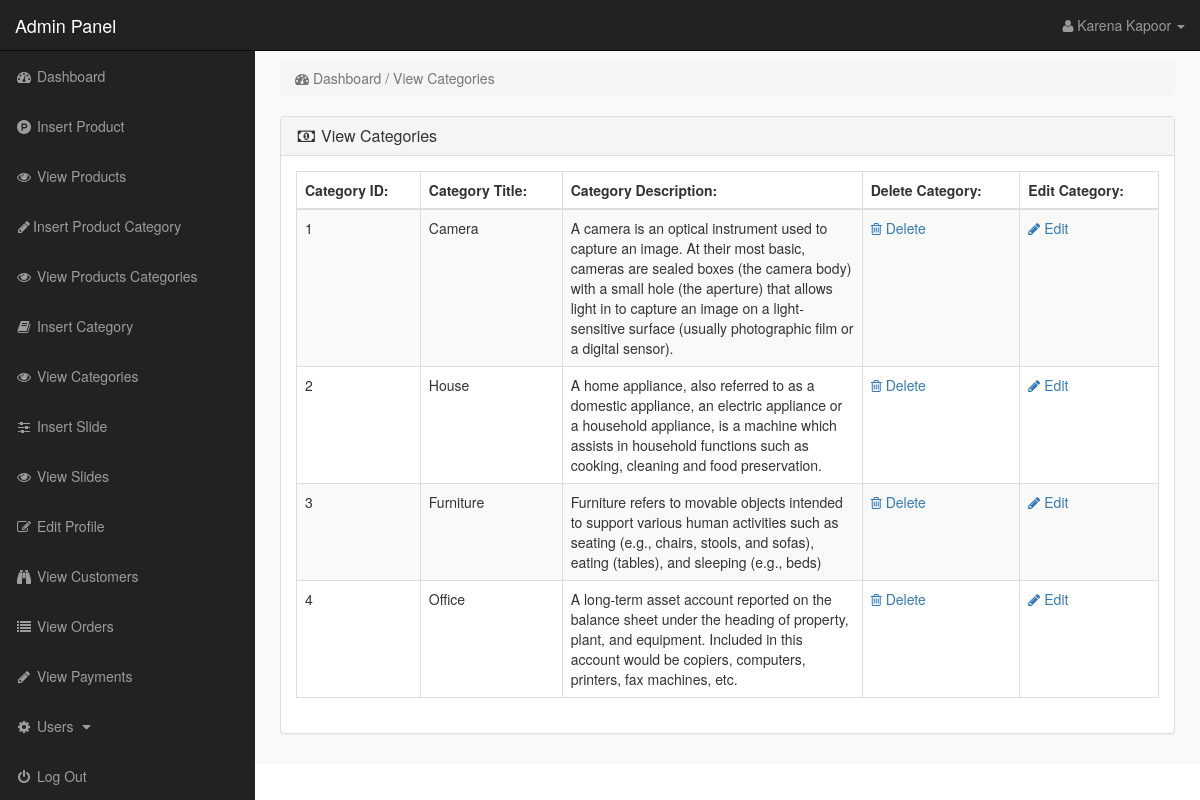
The page /admin_area/index.php?view_cats (signed in) on the database its author committed.
### tables this page shows
CREATE TABLE `categories` (
  `cat_id` int(11) NOT NULL,
  `cat_title` text NOT NULL,
  `cat_desc` text NOT NULL
);

### admin_area/view_cats.php (the view)
<?php
include("includes/db.php");
?>
<div class="row" >
<div class="col-lg-12" >
<ol class="breadcrumb" >
<li class="active" >
<i class="fa fa-dashboard" ></i> Dashboard / View Categories
</li>
</ol>
</div>
</div>
<div class="row" >
<div class="col-lg-12" >
<div class="panel panel-default" >
<div class="panel-heading" >
<h3 class="panel-title" >
<i class="fa fa-money fa-fw"></i> View Categories
</h3>
</div>
<div class="panel-body" >
<div class="table-responsive" >
<table class="table table-bordered table-hover table-striped" >
<thead>
<tr>
<th>Category ID:</th>
<th>Category Title:</th>
<th>Category Description:</th>
<th>Delete Category:</th>
<th>Edit Category:</th>
</tr>
</thead>
<tbody>
<?php
$i=0;
$get_cats = "select * from categories";
$run_cats = mysqli_query($con,$get_cats);
while($row_cats = mysqli_fetch_array($run_cats)){
$cat_id = $row_cats['cat_id'];
$cat_title = $row_cats['cat_title'];
$cat_desc = $row_cats['cat_desc'];
$i++;
?>
<tr>
<td><?php echo $i; ?></td>
<td><?php echo $cat_title; ?></td>
<td width="300" ><?php echo $cat_desc; ?></td>
<td>
<a href="index.php?delete_cat=<?php echo $cat_id; ?>" >
<i class="fa fa-trash-o" ></i> Delete
</a>
</td>
<td>
<a href="index.php?edit_cat=<?php echo $cat_id; ?>" >
<i class="fa fa-pencil" ></i> Edit
</a>
</td>
</tr>
<?php } ?>
</tbody>
</table>
</div>
</div>
</div>
</div>
</div>

### admin_area/includes/sidebar.php (shortened to what this page needs)
<?php
if(!isset($_SESSION['admin_email'])){
echo "<script>window.open('login.php','_self')</script>";
}
else {
?>
<nav class="navbar navbar-inverse navbar-fixed-top" >
<div class="navbar-header" >
<a class="navbar-brand" href="index.php?dashboard" >Admin Panel</a>
</div>
<ul class="nav navbar-right top-nav" >
<li class="dropdown" >
<a href="#" class="dropdown-toggle" data-toggle="dropdown" >
<i class="fa fa-user" ></i>
<?php echo $admin_name; ?> <b class="caret" ></b>
</a>
</li>
</ul>
<div class="collapse navbar-collapse navbar-ex1-collapse">
<ul class="nav navbar-nav side-nav">
<li>
<a href="index.php?dashboard">
<i class="fa fa-fw fa-dashboard"></i> Dashboard
</a>
</li>
<li>
<a href="index.php?insert_product">
<i class="fa fa-fw fa-product-hunt"></i> Insert Product
</a>
<li>
<a href="index.php?view_products">
<i class="fa fa-fw fa-eye"></i> View Products </a>
</li>
<li>
<a href="index.php?insert_p_cat">
<i class="fa fa-fw fa-pencil"></i>Insert Product Category </a>
</li>
<li>
<a href="index.php?view_p_cats">
<i class="fa fa-fw fa-eye"></i> View Products Categories </a>
</li>
<li>
<a href="index.php?insert_cat">
<i class="fa fa-fw fa-book"></i> Insert Category </a>
</li>
<li>
<a href="index.php?view_cats"><i class="fa fa-fw fa-eye"></i> View Categories </a>
</li>
<li>
<a href="index.php?insert_slide">
<i class="fa fa-fw fa-sliders"></i> Insert Slide </a>
</li>
<li>
<a href="index.php?view_slides">
<i class="fa fa-fw fa-eye"></i>  View Slides </a>
</li>
<li>
<a href="index.php?user_profile=<?php echo $admin_id; ?>">
<i class="fa fa-fw fa-edit"></i>  Edit Profile </a>
</li>
<li>
<a href="index.php?view_customers">
<i class="fa fa-fw fa-binoculars"></i> View Customers
</a>
</li>
<li>
<a href="index.php?view_orders">
<i class="fa fa-fw fa-list"></i> View Orders
</a>
</li>
<li>
<a href="index.php?view_payments">
<i class="fa fa-fw fa-pencil"></i> View Payments
</a>
</li>
<li>
<a href="#" data-toggle="collapse" data-target="#users">
<i class="fa fa-fw fa-gear"></i> Users
<i class="fa fa-fw fa-caret-down"></i>
</a>
</li>
<li>
<a href="logout.php">
<i class="fa fa-fw fa-power-off"></i> Log Out
</a>
</li>
</ul>
</div>
</nav>
<?php } ?>

### admin_area/css/style.css (style rules this page uses)
body { margin-top: 100px; }
@media (min-width: 768px) { body { margin-top: 50px; } }
.top-nav { padding: 0 15px; }
.top-nav>li { display: inline-block; }
.top-nav>li>a { padding-top: 15px; padding-bottom: 15px; line-height: 20px; color: #999; }
@media (min-width: 768px) { .side-nav { position: fixed; top: 51px; width: 255px; border-radius: 0; overflow-y: auto; background-color: #222; bottom: 0; overflow-x: hidden; padding-bottom: 40px; } }
@media (min-width: 768px) { .side-nav>li>a { width: 255px; } }
.panel-body { border-radius: 5px; }

### rows shown on the page
categories: cat_title "Camera", cat_desc "A camera is an optical instrument used to capture an image. At their most basic, cameras are sealed boxes (the camera body) with a small hole (the aperture) that allows light in to capture an image on a light-sensitive surface (usually photographic film or a digital sensor)."
categories: cat_title "House", cat_desc "A home appliance, also referred to as a domestic appliance, an electric appliance or a household appliance, is a machine which assists in household functions such as cooking, cleaning and food preservation."
categories: cat_title "Furniture", cat_desc "Furniture refers to movable objects intended to support various human activities such as seating (e.g., chairs, stools, and sofas), eating (tables), and sleeping (e.g., beds)"
categories: cat_title "Office", cat_desc "A long-term asset account reported on the balance sheet under the heading of property, plant, and equipment. Included in this account would be copiers, computers, printers, fax machines, etc."

### other values the page prints
$admin_name "Karena Kapoor"
